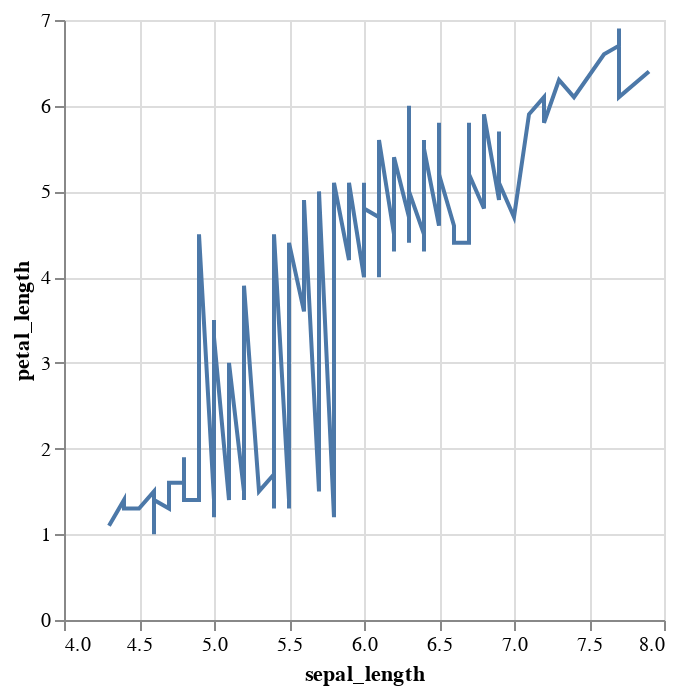

The code cell stored with this chart in its notebook:
### Code cell
line_width = alt.binding_range(min = 1, max = 5, step = 1)
line_width_slider = alt.selection_single(fields=['line_width'], bind=line_width, name='Line Width')
chart = alt.Chart(df).mark_line().encode(

    x='sepal_length',

    y='petal_length',

    strokeWidth=alt.condition(line_width_slider, alt.value(2), alt.value(1))  # Условное изменение ширины линии

).add_selection(line_width_slider)

chart

### Figure 1 — Vega-Lite specification as saved in the notebook (floating-point values rounded to 4 significant figures; data arrays with more than 128 entries replaced by an {"elided": "..."} marker saying what was removed)
{"config": {"view": {"continuousWidth": 300, "continuousHeight": 300}}, "data": {"name": "data-3a191f69da972c40738d695fb9f41d2b"}, "mark": {"type": "line"}, "encoding": {"strokeWidth": {"condition": {"param": "Line Width", "value": 2}, "value": 1}, "x": {"field": "sepal_length", "type": "quantitative"}, "y": {"field": "petal_length", "type": "quantitative"}}, "params": [{"name": "Line Width", "select": {"type": "point", "fields": ["line_width"]}, "bind": {"input": "range", "max": 5, "min": 1, "step": 1}}], "$schema": "https://vega.github.io/schema/vega-lite/v5.17.0.json", "datasets": {"data-3a191f69da972c40738d695fb9f41d2b": {"elided": "150 records"}}}
